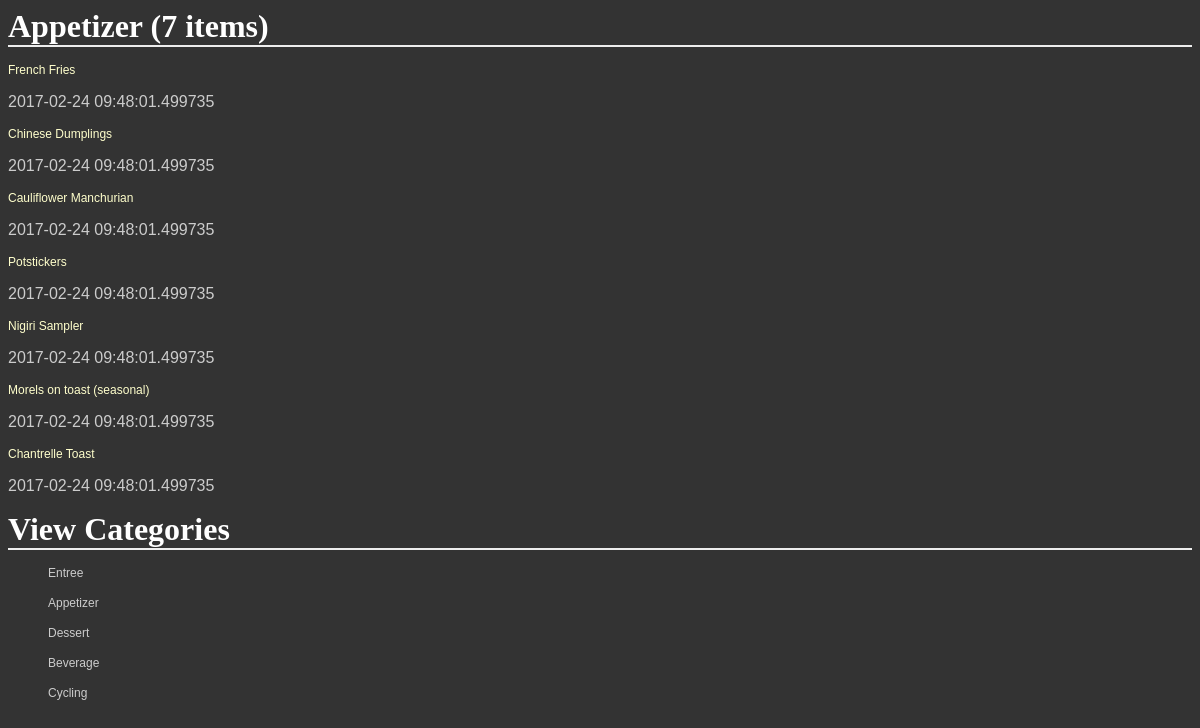
/catalog/Appetizer, run on an earlier commit of the app's database.
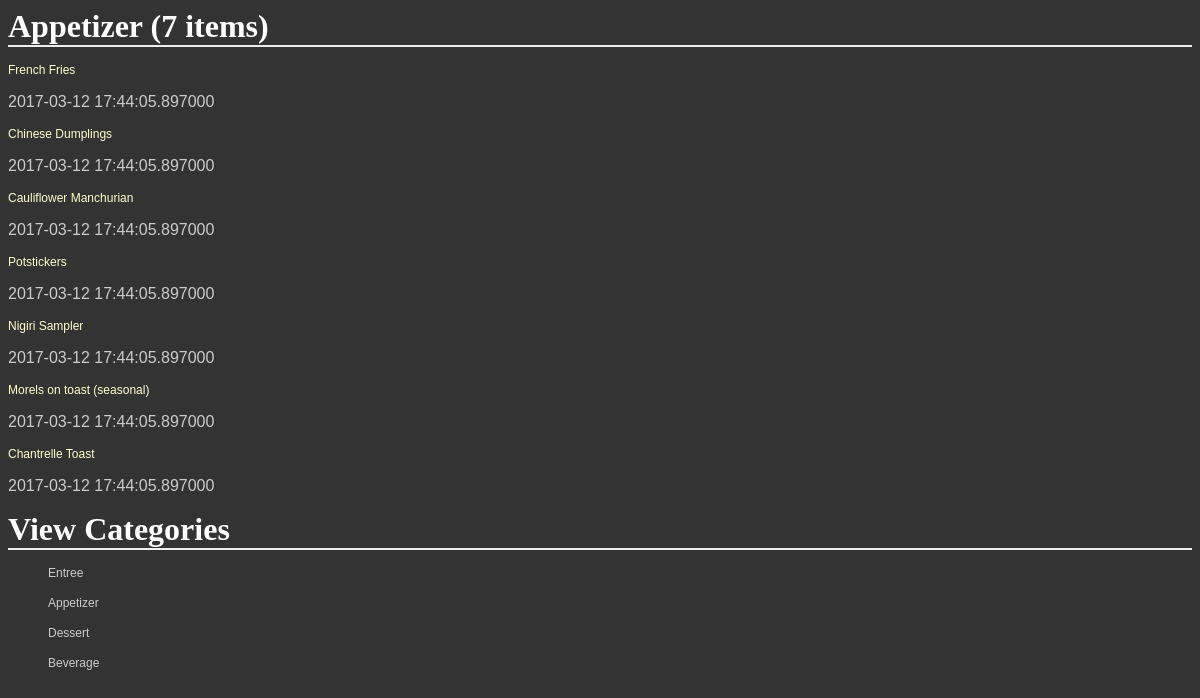
And on a later commit of the database.
### database_setup.py (models this page shows, shortened)
class CatalogItem(Base):
    __tablename__ = 'catalog_item'
    id = Column(Integer, primary_key = True)
    name = Column(String(250), nullable = False)
    price = Column(String(8))
    category = Column(String(250))
    description = Column(String(250))
    dt_added = Column(DateTime, nullable = False, default = datetime.datetime.now())
    dt_modded = Column(DateTime, nullable = False, default = datetime.datetime.now(), onupdate = datetime.datetime.now())
    user_id = Column(Integer, ForeignKey('user.id'))
    user = relationship(User)

### final_project.py (the view)
@app.route('/catalog/<string:category>/items', methods = ['GET'])
@app.route('/catalog/<string:category>', methods = ['GET'])
def viewCategory(category):
    items = session.query(CatalogItem).filter_by(category = category).all()
    categories = dbfunctions.getUnique(CatalogItem.category)
    cat_name = list(k[0] for k in categories)
    return render_template('categorylist.html',
        items = items,
        category = category,
        categories = cat_name)

### dbfunctions.py (called while the page is built)
def getUnique(cls_attr):
    return session.query(cls_attr).distinct(cls_attr).all()

### templates/categorylist.html
{% extends 'base.html' %}
{% block content %}
<h1>{{ '%s (%s items)' % (category, items|length) }}</h1>
{% for i in items %}
<div>
  <p><a href="{{url_for('viewCatalogItem', category = category, item_id = i.id)}}">{{i.name}}</a></p>
  <p>{{i.dt_modded}}</p>
</div>
{% endfor %}
<h1>View Categories</h1>
<div>
  {% for cat in categories %}
  <ul>
    <a href="{{url_for('viewCategory', category = cat)}}"><p>{{cat}}</p></a>
  </ul>
  {% endfor %}
</div>
{% endblock %}

### templates/base.html (shortened to what this page needs)
<html>
<head>
  <link rel=stylesheet type=text/css href="{{ url_for('static', filename='styles.css') }}">
</head>
<body>
  {% block content %}
  {% endblock %}
</body>
</html>

### static/styles.css (style rules this page uses)
body { font-family: sans-serif; background-image: url('img3.jpg'); background-color: #333333 }
h1, h2, h3, h4 { color: #FFFFFF; }
h1, h2 { font-family: 'Georgia', serif; margin: 0; }
h1 { border-bottom: 2px solid #eee; }
p, dd, dt { color: #CCCCCC; }
a { text-decoration: none; color:#FFFFCC; font-size: .75em; }

What changed in the data, as far as the page shows it:
changed CatalogItem "French Fries": dt_modded "2017-02-24 09:48:01.499735" → "2017-03-12 17:44:05.897000"
changed CatalogItem "Chinese Dumplings": dt_modded "2017-02-24 09:48:01.499735" → "2017-03-12 17:44:05.897000"
changed CatalogItem "Cauliflower Manchurian": dt_modded "2017-02-24 09:48:01.499735" → "2017-03-12 17:44:05.897000"
changed CatalogItem "Potstickers": dt_modded "2017-02-24 09:48:01.499735" → "2017-03-12 17:44:05.897000"
changed CatalogItem "Nigiri Sampler": dt_modded "2017-02-24 09:48:01.499735" → "2017-03-12 17:44:05.897000"
changed CatalogItem "Morels on toast (seasonal)": dt_modded "2017-02-24 09:48:01.499735" → "2017-03-12 17:44:05.897000"
changed CatalogItem "Chantrelle Toast": dt_modded "2017-02-24 09:48:01.499735" → "2017-03-12 17:44:05.897000"
Also different on the page:
list line gone: "Cycling"
